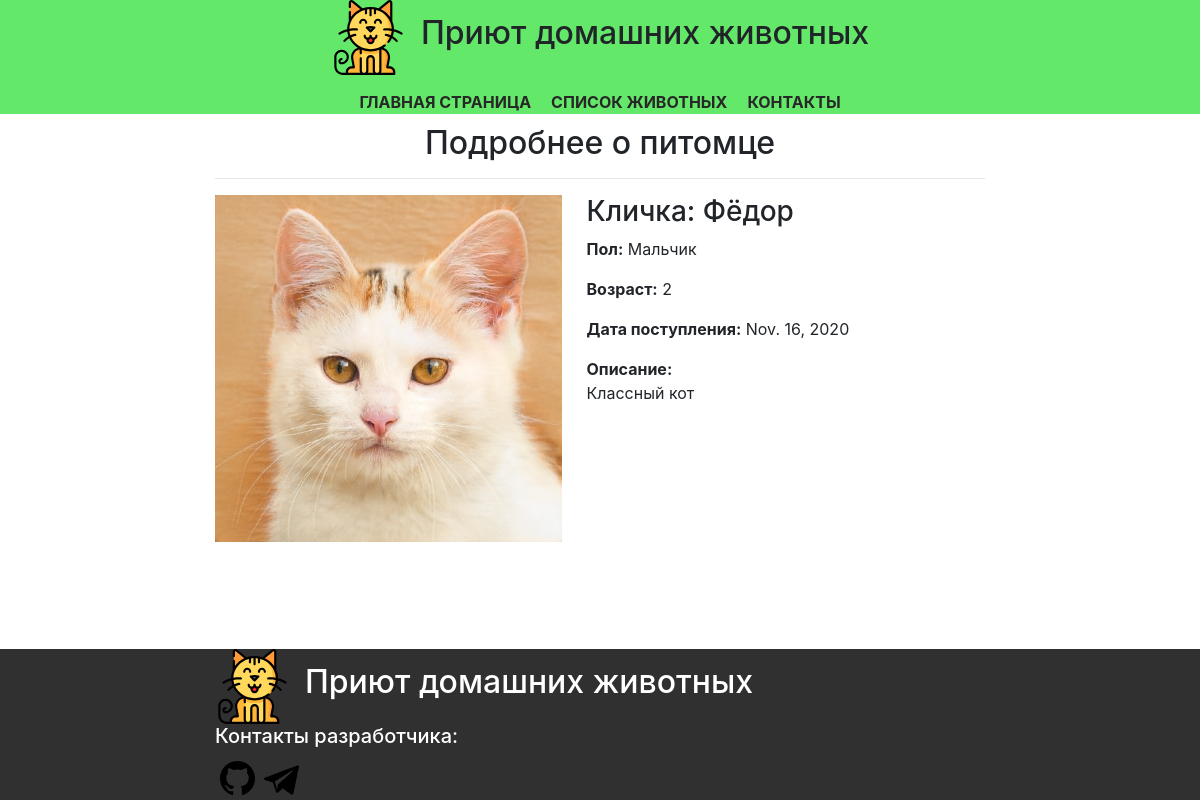
The page /animal/3/ on the database its author committed.
### list_animals/models.py (models this page shows)
class Animal(models.Model):
    ANIMAL_KIND_CHOICES = [
        ("CAT", "Кошка"),
        ("DOG", "Собака"),
    ]
    kind_of_animal = models.CharField(
        max_length=3,
        choices=ANIMAL_KIND_CHOICES,
        default="CAT",
        verbose_name="Разновидность животного",
    )
    name = models.CharField(max_length=100, verbose_name="Кличка")
    breed = models.CharField(blank=True, null=True, max_length=150, verbose_name="Порода")
    description = models.TextField(verbose_name="Описание")
    age = models.SmallIntegerField(blank=True, null=True, verbose_name="Возраст")
    receipt_date = models.DateField(verbose_name="Дата поступления")
    ANIMAL_GENDER_CHOICES = [
        ("Мальчик", "Мальчик"),
        ("Девочка", "Девочка"),
    ]
    gender = models.CharField(
        max_length=7,
        choices=ANIMAL_GENDER_CHOICES,
        default="Мальчик",
        verbose_name="Пол",
    )
    photo = models.ImageField(upload_to="animals_photo/%Y/%m/%d", blank=True, null=True, verbose_name="Загрузить фото")
    class Meta:
        verbose_name = "Животное"
        verbose_name_plural = "Животные"
    def image_img(self):
        if self.photo:
            from django.utils.safestring import mark_safe
            return mark_safe(u'<a href="{0}" target="_blank"><img src="{0}" width="75"/></a>'.format(self.photo.url))
        else:
            return "(Нет фотографии)"
    image_img.short_description = "Фото"
    image_img.allow_tags = True

### list_animals/views.py (the view)
# urls.py: path('animal/<int:pk>/', DetailAnimalPageView.as_view()),
class DetailAnimalPageView(DetailView):
    template_name = "animal_detail.html"
    model = Animal
    context_object_name = "animal_data"

### list_animals/templates/animal_detail.html (shortened to what this page needs)
{% extends "base.html" %}
{% block extra_head %}
    {% load static %}
    <link rel="stylesheet" href="{% static "css/animal_detail.css" %}">
{% endblock extra_head %}
{% block animal_detail %}
    <div class="row">
        <div class="col-md-2">
        </div>
        <div class="col-md-8">
            <h2 class="page-title">Подробнее о питомце</h2>
            <hr>
            <div class="animal-detail-block">
                <div class="animal-detail-block-img">
                    <img src="{{animal_data.photo.url}}" alt="Фото питомца по имени: {{ animal_data.name }}">
                </div>
                <div class="animal-detail-block-info">
                    <h3>Кличка: {{ animal_data.name }}</h3>
                    <p><span class="title-strong">Пол:</span> {{ animal_data.gender }}</p>
                    {% if animal_data.age %}
                        <p><span class="title-strong">Возраст:</span> {{ animal_data.age }}</p>
                    {% endif %}
                    {% if animal_data.receipt_date %}
                        <p><span class="title-strong">Дата поступления:</span> {{ animal_data.receipt_date }}</p>
                    {% endif %}
                    <p><span class="title-strong">Описание:</span><br>{{ animal_data.description }}</p>
                </div>
            </div>
        </div>
        <div class="col-md-2">
        </div>
    </div>
{% endblock %}

### list_animals/static/css/style.css (style rules this page uses)
body { display: flex; min-height: 100vh; flex-direction: column; }
.page-title { text-align: center; }

### list_animals/static/css/animal_detail.css (style rules this page uses)
.animal-detail-block { display: flex; justify-content: start; flex-wrap: wrap; }
.animal-detail-block-img { max-width: 45%; }
.animal-detail-block-img img { width: 100%; }
.animal-detail-block-info { margin-left: 25px; max-width: 45%; }
.title-strong { font-weight: bold; }

### rows shown on the page
Animal: photo (picture), name "Фёдор", gender "Мальчик", age "2", receipt_date "Nov. 16, 2020", description "Классный кот"
